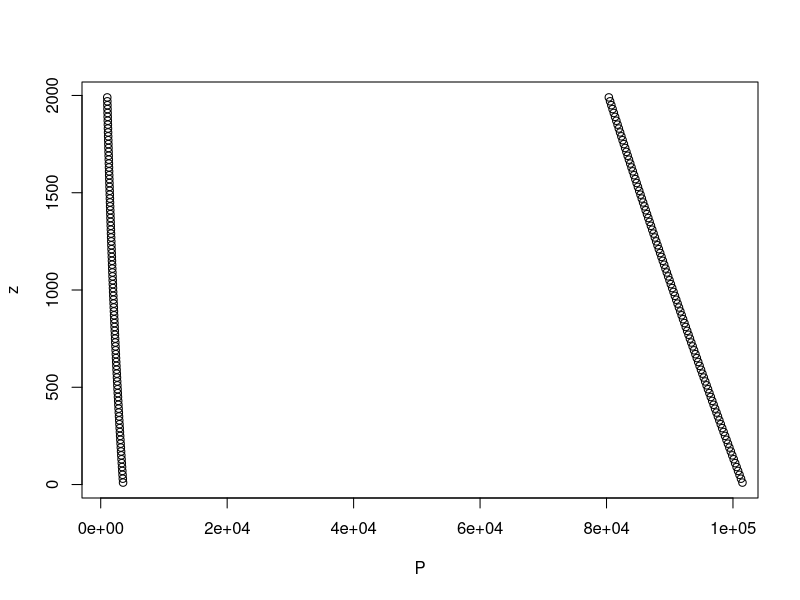
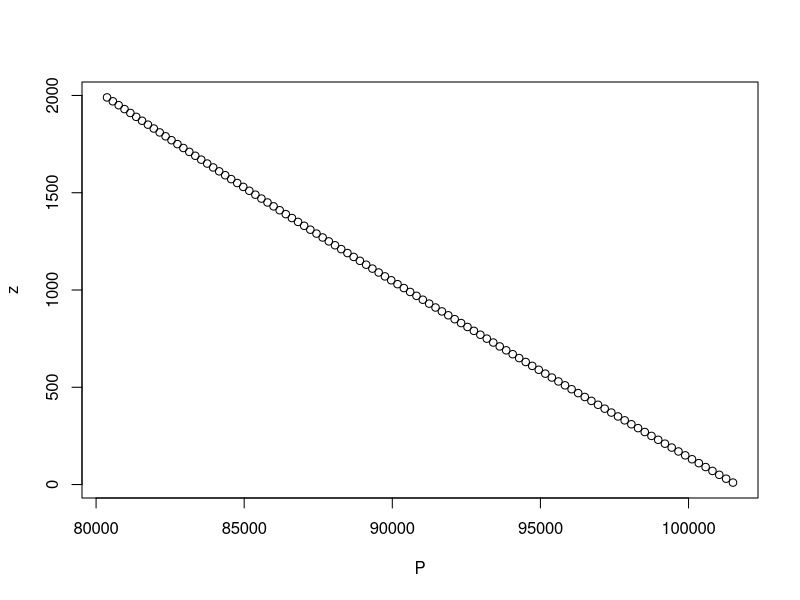
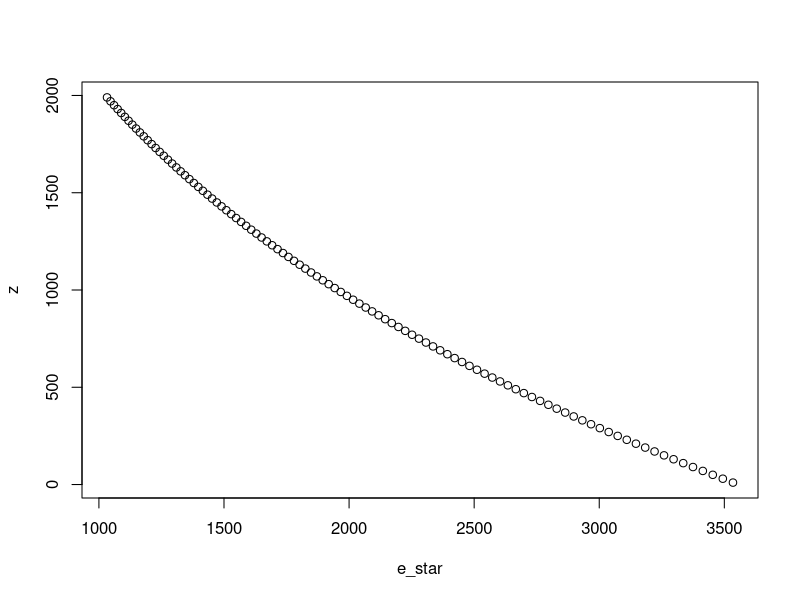
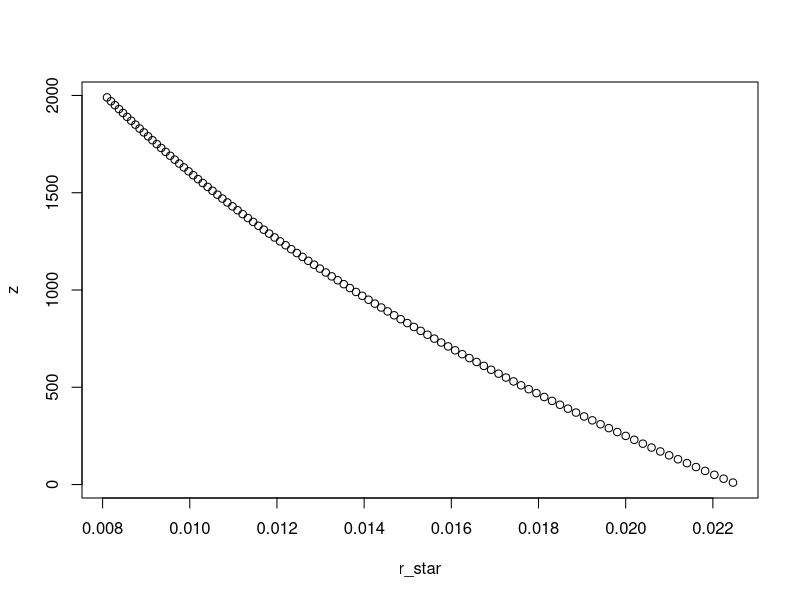
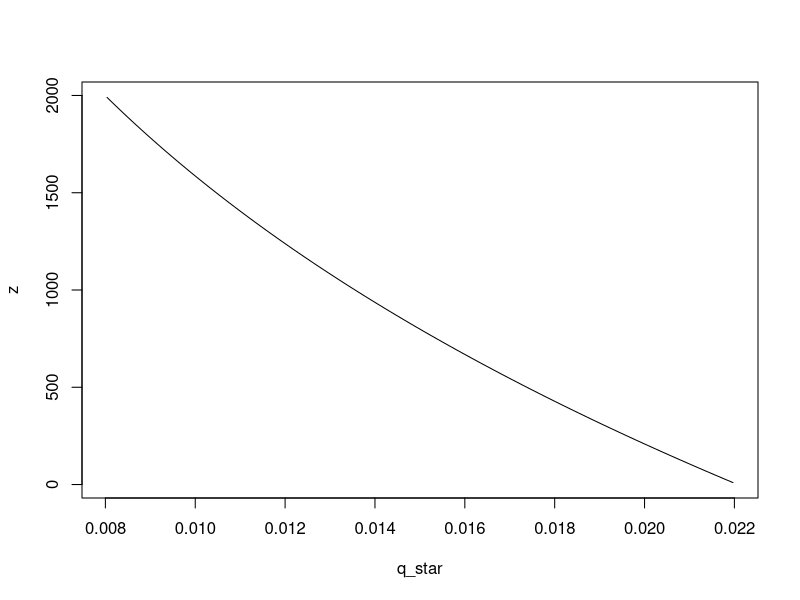

These charts were generated, in order, by the following R code:
## UROP Hawai'i Isotope Analysis Program
## Authors: Britt Seifert and Eleanore Law
## Latest Update: March 9, 2020

## working directory
setwd("~/Documents/UROP")

## packages

## constants
g       = 9.81    # m/s^2
R_d     = 287     # J/kgK
R_v     = 461     # J/kgK
gamma_d = 0.0098  # K/m
e       = 0.0014  # kg/kg

# input values
given_q = 0.014   # kg/kg
given_z = 1500    # m

# define variables as vectors
z       = array(0,100)
Temp    = array(0,100)
P       = array(0,100)
e_star  = array(0,100)
r_star  = array(0,100)
q_star  = array(0,100)

## define starting values
z[1]    = 10      # m
dz      = 20      # m
Temp[1] = 300     # K
P[1]    = 101500  # Pa

# loop
for (i in 1:99)
{
  z[i+1]    = z[i] + dz
  Temp[i+1] = Temp[i] - gamma_d * dz
  P[i+1]    = P[i] - (P[i] / (R_d * Temp[i])) * g * dz
  
  e_star[i] = 611.2*exp((17.67*(Temp[i]-273.15))/((Temp[i]-273.15)+243.5))
  r_star[i] = (R_d/R_v)*(e_star[i]/(P[i]-e_star[i]))
  q_star[i] = r_star[i]/(1+r_star[i])
}

i = 100
e_star[i] = 611.2*exp((17.67*(Temp[i]-273.15))/((Temp[i]-273.15)+243.5))
r_star[i] = (R_d/R_v)*(e_star[i]/(P[i]-e_star[i]))
q_star[i] = r_star[i]/(1+r_star[i])

# finds q_star altitude for given q
q = 0
i = 100   # index value reset
while (q < given_q)
{
  q = q_star[i]
  i = i - 1
}
z_star   = z[i]      # m altitude on curve of given_q

# finds curve_q for given z
i        = 1   # index value reset
curve_z  = 0   # m holder value
curve_q  = 0   # units??
while (curve_z < given_z)
{
  curve_z = z[i]
  i = i + 1
}

curve_q = q_star[i]  # point on curve for given altitude

# partition
q_l = 0
q_v = 0

if (given_z < z_star) 
{
  q_l = 0
  q_v = given_q 
} else 
    { 
      q_l = given_q - curve_q
      q_v = given_q - q_l
    }

## CURRENTLY IN PROGRESS ##
# convergence to find q_l and q_v after temp fluctuations
i = 1       # dummy variable? not sure if need to use i or k
dq_l = 0    # condensation rate
dTemp = 0   # temperature change due to condensation

while (abs(dTemp) > 0.01)
{
  dq_l[i] = q_v[i] - q_star[r_star[e_star[Temp[i]]]]
  dTemp = (L_v/C_p) * dq_l[i]
  Temp_new[i] = Temp[i] + dTemp
  q_star[Temp[i]] = q_star[Temp_new[i]]
  dq_l_new = q_v[i] - q_star[Temp[i]]
}

# fun plots
plot(P, z, xlim=c(1000, 100000))
lines(e_star, z, type = "p")

plot(P,z)

plot(e_star,z)
plot(r_star,z)
plot(q_star,z, type = "l")
